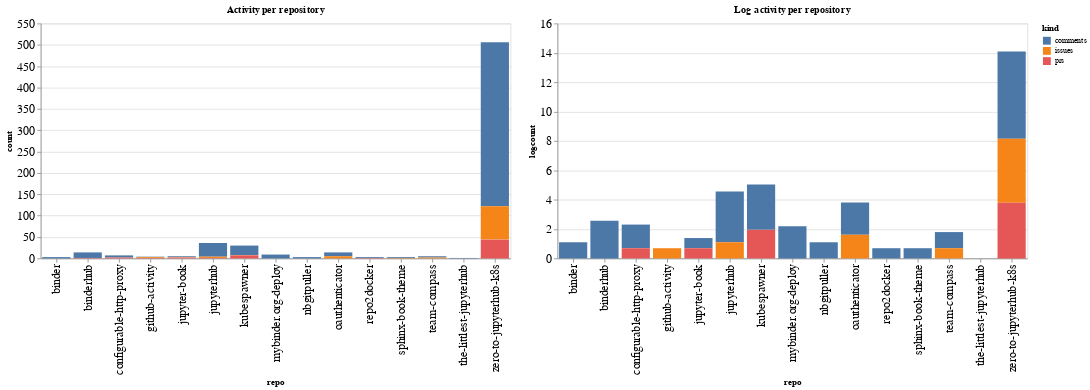

Notebook source saved alongside this figure:
### Code cell
ch1 = alt.Chart(repo_summaries, width=600, title="Activity per repository").mark_bar().encode(
    x='repo',
    y='count',
    color='kind',
    tooltip="kind"
)

ch2 = alt.Chart(repo_summaries, width=600, title="Log activity per repository").mark_bar().encode(
    x='repo',
    y='logcount',
    color='kind',
    tooltip="kind"
)

ch1 | ch2

### Figure 1 — Vega-Lite specification as saved in the notebook (floating-point values rounded to 4 significant figures)
{"config": {"axisLeft": {"labelFontSize": 15}, "axisBottom": {"labelFontSize": 15}}, "hconcat": [{"mark": "bar", "encoding": {"color": {"type": "nominal", "field": "kind"}, "tooltip": {"type": "nominal", "field": "kind"}, "x": {"type": "nominal", "field": "repo"}, "y": {"type": "quantitative", "field": "count"}}, "title": "Activity per repository", "width": 600}, {"mark": "bar", "encoding": {"color": {"type": "nominal", "field": "kind"}, "tooltip": {"type": "nominal", "field": "kind"}, "x": {"type": "nominal", "field": "repo"}, "y": {"type": "quantitative", "field": "logcount"}}, "title": "Log activity per repository", "width": 600}], "data": {"name": "data-0cdcb4af89e5257120be541396ad45b2"}, "$schema": "https://vega.github.io/schema/vega-lite/v4.8.1.json", "datasets": {"data-0cdcb4af89e5257120be541396ad45b2": [{"repo": "binder", "kind": "comments", "count": 3, "logcount": 1.099}, {"repo": "binderhub", "kind": "comments", "count": 13, "logcount": 2.565}, {"repo": "binderhub", "kind": "prs", "count": 1, "logcount": 0.0}, {"repo": "configurable-http-proxy", "kind": "comments", "count": 5, "logcount": 1.609}, {"repo": "configurable-http-proxy", "kind": "prs", "count": 2, "logcount": 0.6931}, {"repo": "github-activity", "kind": "comments", "count": 1, "logcount": 0.0}, {"repo": "github-activity", "kind": "issues", "count": 2, "logcount": 0.6931}, {"repo": "github-activity", "kind": "prs", "count": 1, "logcount": 0.0}, {"repo": "jupyter-book", "kind": "comments", "count": 2, "logcount": 0.6931}, {"repo": "jupyter-book", "kind": "issues", "count": 1, "logcount": 0.0}, {"repo": "jupyter-book", "kind": "prs", "count": 2, "logcount": 0.6931}, {"repo": "jupyterhub", "kind": "comments", "count": 32, "logcount": 3.466}, {"repo": "jupyterhub", "kind": "issues", "count": 3, "logcount": 1.099}, {"repo": "jupyterhub", "kind": "prs", "count": 1, "logcount": 0.0}, {"repo": "kubespawner", "kind": "comments", "count": 22, "logcount": 3.091}, {"repo": "kubespawner", "kind": "issues", "count": 1, "logcount": 0.0}, {"repo": "kubespawner", "kind": "prs", "count": 7, "logcount": 1.946}, {"repo": "mybinder.org-deploy", "kind": "comments", "count": 9, "logcount": 2.197}, {"repo": "nbgitpuller", "kind": "comments", "count": 3, "logcount": 1.099}, {"repo": "oauthenticator", "kind": "comments", "count": 9, "logcount": 2.197}, {"repo": "oauthenticator", "kind": "issues", "count": 5, "logcount": 1.609}, {"repo": "repo2docker", "kind": "comments", "count": 2, "logcount": 0.6931}, {"repo": "repo2docker", "kind": "prs", "count": 1, "logcount": 0.0}, {"repo": "sphinx-book-theme", "kind": "comments", "count": 2, "logcount": 0.6931}, {"repo": "sphinx-book-theme", "kind": "issues", "count": 1, "logcount": 0.0}, {"repo": "team-compass", "kind": "comments", "count": 3, "logcount": 1.099}, {"repo": "team-compass", "kind": "issues", "count": 2, "logcount": 0.6931}, {"repo": "the-littlest-jupyterhub", "kind": "comments", "count": 1, "logcount": 0.0}, {"repo": "zero-to-jupyterhub-k8s", "kind": "comments", "count": 384, "logcount": 5.951}, {"repo": "zero-to-jupyterhub-k8s", "kind": "issues", "count": 78, "logcount": 4.357}, {"repo": "zero-to-jupyterhub-k8s", "kind": "prs", "count": 44, "logcount": 3.784}]}}
